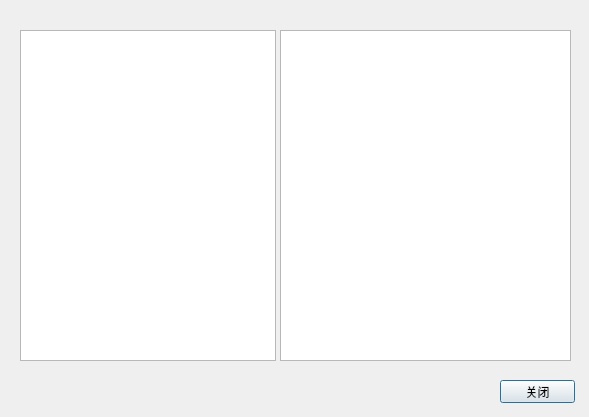
<?xml version="1.0" encoding="UTF-8"?>
<ui version="4.0">
 <class>ModuleManagerDialog</class>
 <widget class="QDialog" name="ModuleManagerDialog">
  <property name="geometry">
   <rect>
    <x>0</x>
    <y>0</y>
    <width>589</width>
    <height>417</height>
   </rect>
  </property>
  <property name="windowTitle">
   <string>加载的模块</string>
  </property>
  <widget class="QListWidget" name="listWidgetModules">
   <property name="geometry">
    <rect>
     <x>20</x>
     <y>30</y>
     <width>256</width>
     <height>331</height>
    </rect>
   </property>
  </widget>
  <widget class="QPushButton" name="pushButtonClose">
   <property name="geometry">
    <rect>
     <x>500</x>
     <y>380</y>
     <width>75</width>
     <height>23</height>
    </rect>
   </property>
   <property name="text">
    <string>关闭</string>
   </property>
  </widget>
  <widget class="QPlainTextEdit" name="plainTextEditModuleInfo">
   <property name="geometry">
    <rect>
     <x>280</x>
     <y>30</y>
     <width>291</width>
     <height>331</height>
    </rect>
   </property>
   <property name="readOnly">
    <bool>true</bool>
   </property>
  </widget>
 </widget>
 <resources/>
 <connections/>
</ui>
